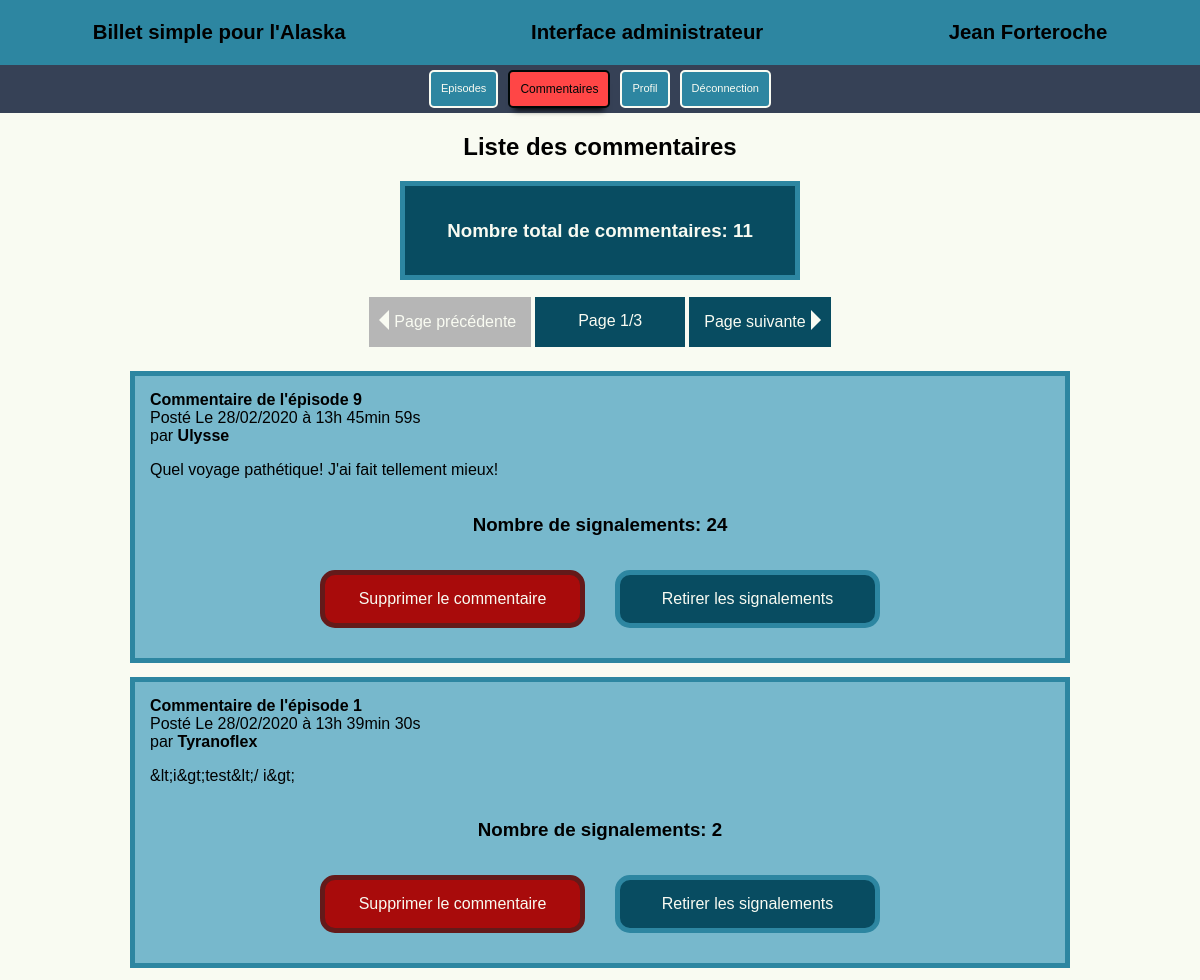
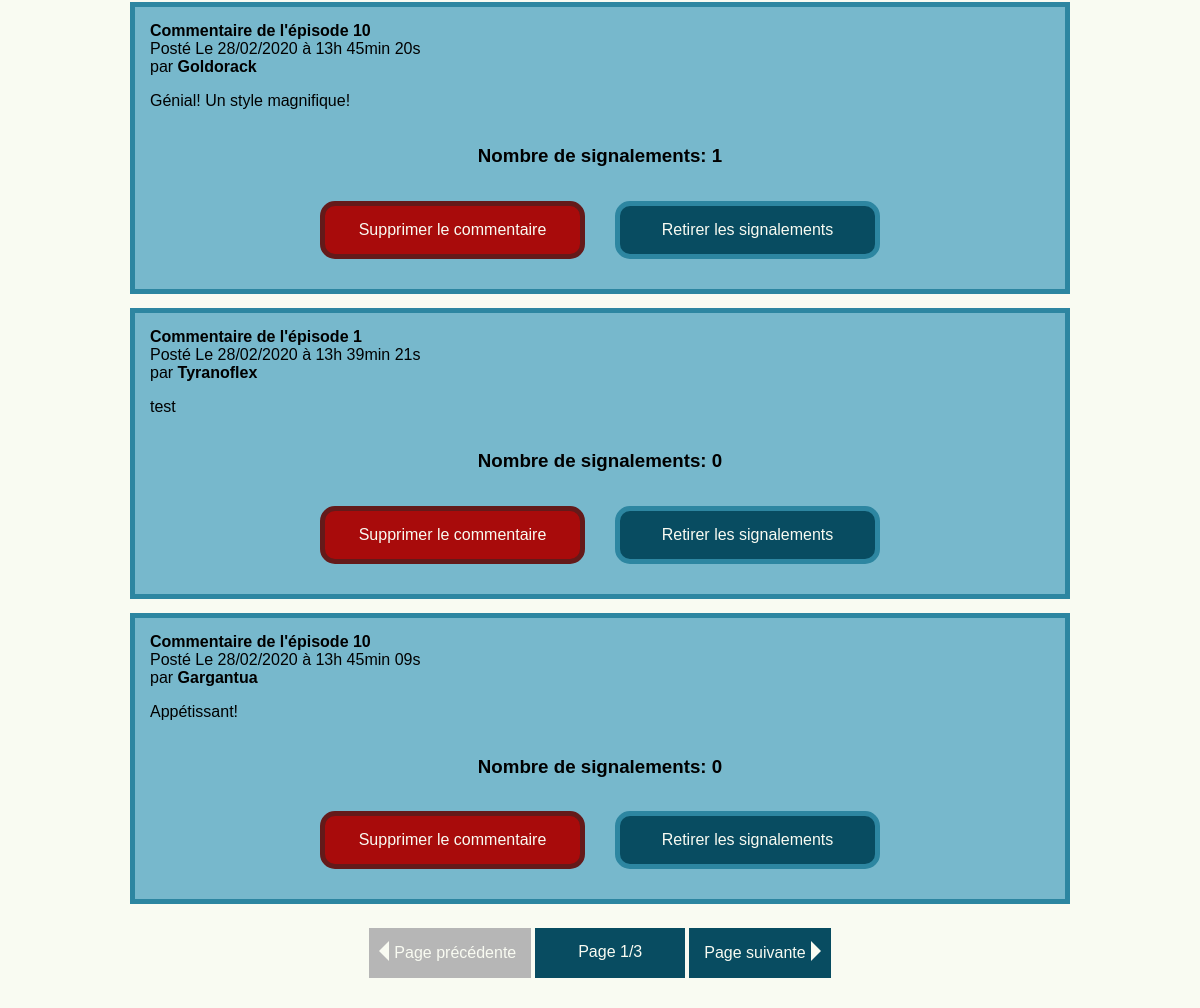
Page /index.php?action=comPage (signed in) on the committed database (2 pictures, top to bottom).
### tables this page shows
CREATE TABLE IF NOT EXISTS `comments` (
  `id` int(11) NOT NULL AUTO_INCREMENT,
  `post_id` int(5) NOT NULL,
  `author` varchar(25) NOT NULL,
  `comment` text NOT NULL,
  `commentDate` datetime NOT NULL,
  `report` int(1) DEFAULT 0,
  PRIMARY KEY (`id`),
  KEY `post_id` (`post_id`) USING BTREE
);

CREATE TABLE IF NOT EXISTS `posts` (
  `post_id` int(5) NOT NULL AUTO_INCREMENT,
  `chapterNumber` int(5) NOT NULL,
  `title` varchar(100) NOT NULL,
  `content` text NOT NULL,
  `publiDate` datetime DEFAULT NULL,
  `stat` tinyint(1) NOT NULL DEFAULT 0,
  PRIMARY KEY (`post_id`)
);

### src/view/View.php (called while the page is built, shortened)
<?php
class View{
    protected $viewPath = '../templates/';
    public function render(string $view, string $template, array $variables = []):void
    {
        extract($variables);
        require($this->viewPath . $view . '.html.php');
    }
}

### src/controller/backController.php (called while the page is built, shortened)
<?php
class BackController{
    private $commentManager;
    private $view;
    public function __construct()
    {
        $this->commentManager = new CommentManager();
        $this->view = new View();
    }
    function comPage():void
    {
        $countcoms = $this->commentManager->countComs();
        $nbByPage = 5;
        $totalpages = (int) ceil($countcoms[0]/$nbByPage);
        $currentpage = 1;
        $offset = ($currentpage - 1) * $nbByPage;
        $allComs = $this->commentManager->findAllComments( (int) $offset, (int) $nbByPage);
        $this->view->render('back/commentsBack', 'back/layout', compact('nbByPage', 'currentpage', 'offset', 'totalpages', 'countcoms', 'allComs', 'sum'));
    }
}

### src/tools/Database.php (called while the page is built, shortened)
<?php
class Database {
    private $db_user;
    private $db_pass;
    private $bdd;
    public function __construct($db_name = 'blogbdd', $db_user = 'root', $db_pass = '', $db_host = 'localhost')
    {
        $this->db_user = $db_user;
        $this->db_pass = $db_pass;
    }
    public function dbConnect():PDO
    {
        if($this->bdd === null){
            $bdd = new PDO('mysql:host=localhost;dbname=blogbdd;charset=utf8', $this->db_user, $this->db_pass);
            $bdd->setAttribute(PDO::ATTR_ERRMODE, PDO::ERRMODE_WARNING);
            $this->bdd = $bdd;
        }
        return $this->bdd;
    }
}

### src/model/commentManager.php (called while the page is built, shortened)
<?php
class CommentManager
{
    private $bdd;
    public function __construct()
    {
        $this->dataBase = new Database();
        $this->bdd = $this->dataBase->dbConnect();
    }
    public function findAllComments(int $offset, int $nbByPage):array
    {
        $this->bdd->setAttribute(PDO::ATTR_EMULATE_PREPARES, FALSE);
        $req = $this->bdd->prepare('SELECT id, chapterNumber, author, comment, report, DATE_FORMAT(commentDate, \'Le %d/%m/%Y à %Hh %imin %ss\') AS commentDate
        FROM comments
        INNER JOIN posts ON posts.post_id = comments.post_id
        ORDER BY report DESC
        LIMIT :offset, :limitation;');
        $req->execute(['limitation' => (int) $nbByPage,
                        'offset' => (int) $offset ]);
        return $req->fetchALL(PDO::FETCH_OBJ);
    }
    public function countComs():array
    {
        $req = $this->bdd->prepare('SELECT COUNT(*) AS comsNb FROM comments ');
        $req->execute();
        return $req->fetch();
    }
}

### templates/back/commentsBack.html.php (the view, shortened to what this page needs)
<section id="content">
<?php if (empty($allComs[0])): ?>
    <h1>Aucun commentaire posté pour le moment</h1>
<?php else: ?>
    <h1>Liste des commentaires</h1>
    <div id="infosEp">
        <h3>Nombre total de commentaires: <?=$countcoms[0]?></h3>
    </div>
    <div class="backNext<?php if($totalpages < 2) echo 'Hidden'?>">
        <a href="index.php?action=comPage&amp;currentpage=<?= $currentpage - 1?>&amp;#titre" class="<?php if($currentpage === 1) echo 'hidden'?>"><div class="left"></div>Page précédente</a>
        <span class="currentPage"><?='Page ' . $currentpage . '/' . $totalpages?></span>
        <a href="index.php?action=comPage&amp;currentpage=<?= $currentpage + 1?>&amp;#titre" class="<?php if($currentpage === (int) $totalpages ) echo 'hidden' ?>">Page suivante<div class="right"></div></a>
    </div>
    <?php foreach($allComs as $com): ?>
    <div class="comment">
        <span><b>Commentaire de l'épisode <?= $com->chapterNumber ?></b></span>
        <span>Posté <?= $com->commentDate ?></span><span>par <b><?= htmlspecialchars($com->author) ?></b></span>
        <p class="content"><?= wordwrap(htmlspecialchars($com->comment) , 30 , ' ' , true ) ?></p>
        <h3>Nombre de signalements: <?= $com->report ?></h3>
        <div id="btnAction">
            <a href="index.php?action=comDelete&amp;id=<?= $com->id ?>" class="boutonRouge">Supprimer le commentaire</a>
            <a href="index.php?action=deleteR&amp;id=<?= $com->id ?>" class="bouton">Retirer les signalements</a>
        </div>
    </div>
<?php endforeach; ?>
    <div class="backNext<?php if($totalpages < 2) echo 'Hidden'?>">
        <a href="index.php?action=comPage&amp;currentpage=<?= $currentpage - 1?>&amp;#titre" class="<?php if($currentpage === 1) echo 'hidden'?>"><div class="left"></div>Page précédente</a>
        <span class="currentPage"><?='Page ' . $currentpage . '/' . $totalpages?></span>
        <a href="index.php?action=comPage&amp;currentpage=<?= $currentpage + 1?>&amp;#titre" class="<?php if($currentpage === (int) $totalpages ) echo 'hidden' ?>">Page suivante<div class="right"></div></a>
    </div>
<?php endif; ?>
</section>

### public/css/styleBack.css (style rules this page uses)
html { width: 100%; margin: auto; background-color: #000807; }
body { width: 80%; margin: auto; font-family: Geneva, Kalimati, sans-serif; background-color: #F9FBF2; }
section { padding-bottom: 35px; }
#infosEp { background-color: #084C61; border: solid 5px rgb(45, 134, 161); padding: 15px; color: #F9FBF2; width: 30%; align-self: center; justify-content: center; }
.backNext { display: flex; align-self: center; justify-content: center; width: 50%; margin-bottom: 15px; margin-top: 15px; }
.backNext a { display: flex; justify-content: space-evenly; align-items: center; background-color: #084C61; padding: 15px; color: #F9FBF2; border: solid 2px #F9FBF2; text-decoration: none; z-index: 1; }
.backNext .hidden { display: flex; cursor: not-allowed; pointer-events: none; background-color: #b6b6b6; }
.backNext .currentPage { display: flex; justify-content: center; text-align: center; width: 20%; border: solid 2px #F9FBF2; z-index: 0; background-color: #084C61; padding: 15px; color: #F9FBF2; }
.right { width: 0; height: 0; border-top: 10px solid transparent; border-bottom: 10px solid transparent; position: relative; left: 5px; bottom: 2px; border-left: 10px solid #F9FBF2; }
.left { width: 0; height: 0; border-top: 10px solid transparent; border-bottom: 10px solid transparent; position: relative; right: 5px; bottom: 2px; border-right: 10px solid #F9FBF2; }
#content { display: flex; align-content: flex-start; flex-direction: column; width: 100%; }
#content h1 { text-align: center; }
#content h3 { text-align: center; }
.bouton { width: 25%; margin: 15px; padding: 15px; align-self: center; background-color: #084C61; color: #F9FBF2; text-decoration: none; text-align: center; border: 5px solid rgb(45, 134, 161); border-radius: 15px; }
.boutonRouge { width: 25%; margin: 15px; padding: 15px; align-self: center; background-color: rgb(168, 11, 11); color: #F9FBF2; text-decoration: none; text-align: center; border: 5px solid rgb(100, 26, 26); border-radius: 15px; }
#btnAction { align-self: center; width: 100%; display: flex; justify-content: center; }
.comment { display: flex; flex-direction: column; border: solid 5px rgb(45, 134, 161); background-color: rgb(119, 184, 204); padding: 15px; margin: 7px; width: 75%; align-self: center; }
@media screen and (max-width: 1200px) { body { width: 100%; margin: auto; font-family: Geneva, Kalimati, sans-serif; background-color: #F9FBF2; } }

### rows in the picture
comments: post.chapterNumber "9", commentDate "Le 28/02/2020 à 13h 45min 59s", author "Ulysse", comment "Quel voyage pathétique! J'ai fait tellement mieux!", report "24"
comments: post.chapterNumber "1", commentDate "Le 28/02/2020 à 13h 39min 30s", author "Tyranoflex", comment "&lt;i&gt;test&lt;/ i&gt;", report "2"
comments: post.chapterNumber "10", commentDate "Le 28/02/2020 à 13h 45min 20s", author "Goldorack", comment "Génial! Un style magnifique!", report "1"
comments: post.chapterNumber "1", commentDate "Le 28/02/2020 à 13h 39min 21s", author "Tyranoflex", comment "test", report "0"
comments: post.chapterNumber "10", commentDate "Le 28/02/2020 à 13h 45min 09s", author "Gargantua", comment "Appétissant!", report "0"

### other values in the picture
$countcoms[0] "11"
$currentpage "1"
$totalpages "3"
